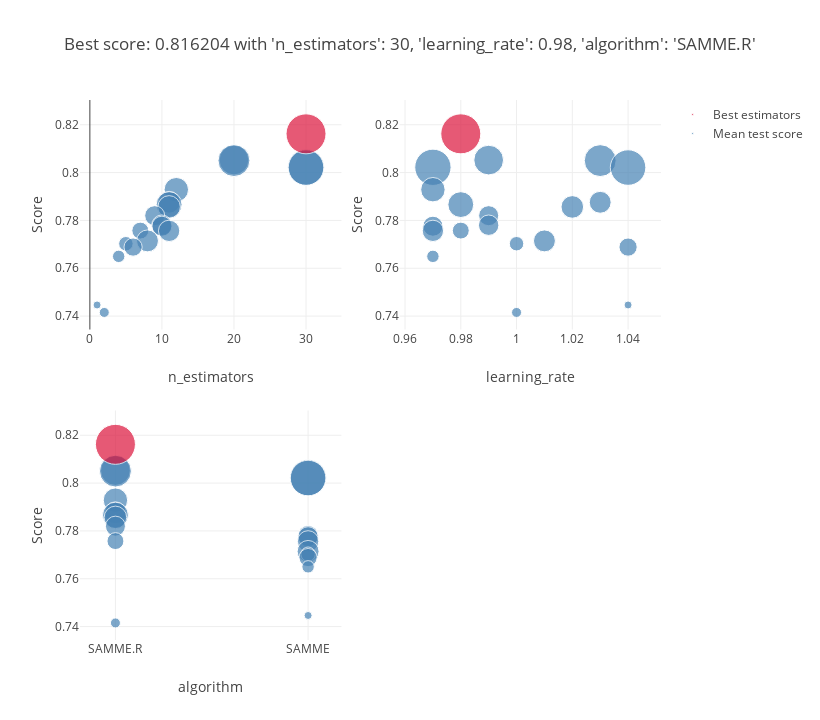

Write notebook code for a chart like this one.
### Code cell
plot_grid_search(adaboost_grid)
table_grid_search(adaboost_grid)

### Figure 1 — Plotly figure (JSON) as saved in the notebook; plotly's stock layout.template omitted (floating-point values rounded to 4 significant figures)
{"data": [{"marker": {"color": "SteelBlue", "size": [0.2671, 0.3075, 0.3986, 0.3819, 0.1802, 0.1449, 0.2019, 0.1542, 0.1216, 0.1264, 0.1218, 0.08655, 0.1379, 0.145, 0.06306, 0.1005, 0.04675, 0.01544, 0.03018], "sizemin": 4, "sizemode": "area", "sizeref": 0.0006053}, "mode": "markers", "name": "Mean test score", "showlegend": true, "text": ["'algorithm': 'SAMME.R',<br /> 'learning_rate': 0.99,<br /> 'n_estimators': 20", "'algorithm': 'SAMME.R',<br /> 'learning_rate': 1.03,<br /> 'n_estimators': 20", "'algorithm': 'SAMME',<br /> 'learning_rate': 0.97,<br /> 'n_estimators': 30", "'algorithm': 'SAMME',<br /> 'learning_rate': 1.04,<br /> 'n_estimators': 30", "'algorithm': 'SAMME.R',<br /> 'learning_rate': 0.97,<br /> 'n_estimators': 12", "'algorithm': 'SAMME.R',<br /> 'learning_rate': 1.03,<br /> 'n_estimators': 11", "'algorithm': 'SAMME.R',<br /> 'learning_rate': 0.98,<br /> 'n_estimators': 11", "'algorithm': 'SAMME.R',<br /> 'learning_rate': 1.02,<br /> 'n_estimators': 11", "'algorithm': 'SAMME.R',<br /> 'learning_rate': 0.99,<br /> 'n_estimators': 9", "'algorithm': 'SAMME',<br /> 'learning_rate': 0.99,<br /> 'n_estimators': 10", "'algorithm': 'SAMME',<br /> 'learning_rate': 0.97,<br /> 'n_estimators': 10", "'algorithm': 'SAMME.R',<br /> 'learning_rate': 0.98,<br /> 'n_estimators': 7", "'algorithm': 'SAMME',<br /> 'learning_rate': 0.97,<br /> 'n_estimators': 11", "'algorithm': 'SAMME',<br /> 'learning_rate': 1.01,<br /> 'n_estimators': 8", "'algorithm': 'SAMME',<br /> 'learning_rate': 1.0,<br /> 'n_estimators': 5", "'algorithm': 'SAMME',<br /> 'learning_rate': 1.04,<br /> 'n_estimators': 6", "'algorithm': 'SAMME',<br /> 'learning_rate': 0.97,<br /> 'n_estimators': 4", "'algorithm': 'SAMME',<br /> 'learning_rate': 1.04,<br /> 'n_estimators': 1", "'algorithm': 'SAMME.R',<br /> 'learning_rate': 1.0,<br /> 'n_estimators': 2"], "type": "scatter", "x": [20, 20, 30, 30, 12, 11, 11, 11, 9, 10, 10, 7, 11, 8, 5, 6, 4, 1, 2], "xaxis": "x", "y": [0.8052, 0.805, 0.8022, 0.8021, 0.7929, 0.7876, 0.7866, 0.7856, 0.782, 0.778, 0.7776, 0.7757, 0.7756, 0.7714, 0.7703, 0.7689, 0.765, 0.7446, 0.7415], "yaxis": "y"}, {"marker": {"color": "Crimson", "size": [0.4842], "sizemin": 4, "sizemode": "area", "sizeref": 0.0006053}, "mode": "markers", "name": "Best estimators", "showlegend": true, "text": ["{'n_estimators': 30, 'learning_rate': 0.98, 'algorithm': 'SAMME.R'}"], "type": "scatter", "x": [30], "xaxis": "x", "y": [0.8162], "yaxis": "y"}, {"marker": {"color": "SteelBlue", "size": [0.2671, 0.3075, 0.3986, 0.3819, 0.1802, 0.1449, 0.2019, 0.1542, 0.1216, 0.1264, 0.1218, 0.08655, 0.1379, 0.145, 0.06306, 0.1005, 0.04675, 0.01544, 0.03018], "sizemin": 4, "sizemode": "area", "sizeref": 0.0006053}, "mode": "markers", "name": "Mean test score", "showlegend": false, "text": ["'algorithm': 'SAMME.R',<br /> 'learning_rate': 0.99,<br /> 'n_estimators': 20", "'algorithm': 'SAMME.R',<br /> 'learning_rate': 1.03,<br /> 'n_estimators': 20", "'algorithm': 'SAMME',<br /> 'learning_rate': 0.97,<br /> 'n_estimators': 30", "'algorithm': 'SAMME',<br /> 'learning_rate': 1.04,<br /> 'n_estimators': 30", "'algorithm': 'SAMME.R',<br /> 'learning_rate': 0.97,<br /> 'n_estimators': 12", "'algorithm': 'SAMME.R',<br /> 'learning_rate': 1.03,<br /> 'n_estimators': 11", "'algorithm': 'SAMME.R',<br /> 'learning_rate': 0.98,<br /> 'n_estimators': 11", "'algorithm': 'SAMME.R',<br /> 'learning_rate': 1.02,<br /> 'n_estimators': 11", "'algorithm': 'SAMME.R',<br /> 'learning_rate': 0.99,<br /> 'n_estimators': 9", "'algorithm': 'SAMME',<br /> 'learning_rate': 0.99,<br /> 'n_estimators': 10", "'algorithm': 'SAMME',<br /> 'learning_rate': 0.97,<br /> 'n_estimators': 10", "'algorithm': 'SAMME.R',<br /> 'learning_rate': 0.98,<br /> 'n_estimators': 7", "'algorithm': 'SAMME',<br /> 'learning_rate': 0.97,<br /> 'n_estimators': 11", "'algorithm': 'SAMME',<br /> 'learning_rate': 1.01,<br /> 'n_estimators': 8", "'algorithm': 'SAMME',<br /> 'learning_rate': 1.0,<br /> 'n_estimators': 5", "'algorithm': 'SAMME',<br /> 'learning_rate': 1.04,<br /> 'n_estimators': 6", "'algorithm': 'SAMME',<br /> 'learning_rate': 0.97,<br /> 'n_estimators': 4", "'algorithm': 'SAMME',<br /> 'learning_rate': 1.04,<br /> 'n_estimators': 1", "'algorithm': 'SAMME.R',<br /> 'learning_rate': 1.0,<br /> 'n_estimators': 2"], "type": "scatter", "x": [0.99, 1.03, 0.97, 1.04, 0.97, 1.03, 0.98, 1.02, 0.99, 0.99, 0.97, 0.98, 0.97, 1.01, 1, 1.04, 0.97, 1.04, 1], "xaxis": "x2", "y": [0.8052, 0.805, 0.8022, 0.8021, 0.7929, 0.7876, 0.7866, 0.7856, 0.782, 0.778, 0.7776, 0.7757, 0.7756, 0.7714, 0.7703, 0.7689, 0.765, 0.7446, 0.7415], "yaxis": "y2"}, {"marker": {"color": "Crimson", "size": [0.4842], "sizemin": 4, "sizemode": "area", "sizeref": 0.0006053}, "mode": "markers", "name": "Best estimators", "showlegend": false, "text": ["{'n_estimators': 30, 'learning_rate': 0.98, 'algorithm': 'SAMME.R'}"], "type": "scatter", "x": [0.98], "xaxis": "x2", "y": [0.8162], "yaxis": "y2"}, {"marker": {"color": "SteelBlue", "size": [0.2671, 0.3075, 0.3986, 0.3819, 0.1802, 0.1449, 0.2019, 0.1542, 0.1216, 0.1264, 0.1218, 0.08655, 0.1379, 0.145, 0.06306, 0.1005, 0.04675, 0.01544, 0.03018], "sizemin": 4, "sizemode": "area", "sizeref": 0.0006053}, "mode": "markers", "name": "Mean test score", "showlegend": false, "text": ["'algorithm': 'SAMME.R',<br /> 'learning_rate': 0.99,<br /> 'n_estimators': 20", "'algorithm': 'SAMME.R',<br /> 'learning_rate': 1.03,<br /> 'n_estimators': 20", "'algorithm': 'SAMME',<br /> 'learning_rate': 0.97,<br /> 'n_estimators': 30", "'algorithm': 'SAMME',<br /> 'learning_rate': 1.04,<br /> 'n_estimators': 30", "'algorithm': 'SAMME.R',<br /> 'learning_rate': 0.97,<br /> 'n_estimators': 12", "'algorithm': 'SAMME.R',<br /> 'learning_rate': 1.03,<br /> 'n_estimators': 11", "'algorithm': 'SAMME.R',<br /> 'learning_rate': 0.98,<br /> 'n_estimators': 11", "'algorithm': 'SAMME.R',<br /> 'learning_rate': 1.02,<br /> 'n_estimators': 11", "'algorithm': 'SAMME.R',<br /> 'learning_rate': 0.99,<br /> 'n_estimators': 9", "'algorithm': 'SAMME',<br /> 'learning_rate': 0.99,<br /> 'n_estimators': 10", "'algorithm': 'SAMME',<br /> 'learning_rate': 0.97,<br /> 'n_estimators': 10", "'algorithm': 'SAMME.R',<br /> 'learning_rate': 0.98,<br /> 'n_estimators': 7", "'algorithm': 'SAMME',<br /> 'learning_rate': 0.97,<br /> 'n_estimators': 11", "'algorithm': 'SAMME',<br /> 'learning_rate': 1.01,<br /> 'n_estimators': 8", "'algorithm': 'SAMME',<br /> 'learning_rate': 1.0,<br /> 'n_estimators': 5", "'algorithm': 'SAMME',<br /> 'learning_rate': 1.04,<br /> 'n_estimators': 6", "'algorithm': 'SAMME',<br /> 'learning_rate': 0.97,<br /> 'n_estimators': 4", "'algorithm': 'SAMME',<br /> 'learning_rate': 1.04,<br /> 'n_estimators': 1", "'algorithm': 'SAMME.R',<br /> 'learning_rate': 1.0,<br /> 'n_estimators': 2"], "type": "scatter", "x": ["SAMME.R", "SAMME.R", "SAMME", "SAMME", "SAMME.R", "SAMME.R", "SAMME.R", "SAMME.R", "SAMME.R", "SAMME", "SAMME", "SAMME.R", "SAMME", "SAMME", "SAMME", "SAMME", "SAMME", "SAMME", "SAMME.R"], "xaxis": "x3", "y": [0.8052, 0.805, 0.8022, 0.8021, 0.7929, 0.7876, 0.7866, 0.7856, 0.782, 0.778, 0.7776, 0.7757, 0.7756, 0.7714, 0.7703, 0.7689, 0.765, 0.7446, 0.7415], "yaxis": "y3"}, {"marker": {"color": "Crimson", "size": [0.4842], "sizemin": 4, "sizemode": "area", "sizeref": 0.0006053}, "mode": "markers", "name": "Best estimators", "showlegend": false, "text": ["{'n_estimators': 30, 'learning_rate': 0.98, 'algorithm': 'SAMME.R'}"], "type": "scatter", "x": ["SAMME.R"], "xaxis": "x3", "y": [0.8162], "yaxis": "y3"}], "layout": {"height": 720, "hovermode": "closest", "legend": {"traceorder": "reversed"}, "title": {"text": "Best score: 0.816204 with 'n_estimators': 30, 'learning_rate': 0.98, 'algorithm': 'SAMME.R'"}, "width": 820, "xaxis": {"anchor": "y", "domain": [0, 0.45], "title": {"text": "n_estimators"}}, "xaxis2": {"anchor": "y2", "domain": [0.55, 1], "title": {"text": "learning_rate"}}, "xaxis3": {"anchor": "y3", "domain": [0, 0.45], "title": {"text": "algorithm"}}, "xaxis4": {"anchor": "y4", "domain": [0.55, 1]}, "yaxis": {"anchor": "x", "domain": [0.575, 1], "title": {"text": "Score"}}, "yaxis2": {"anchor": "x2", "domain": [0.575, 1], "title": {"text": "Score"}}, "yaxis3": {"anchor": "x3", "domain": [0, 0.425], "title": {"text": "Score"}}, "yaxis4": {"anchor": "x4", "domain": [0, 0.425]}}}
